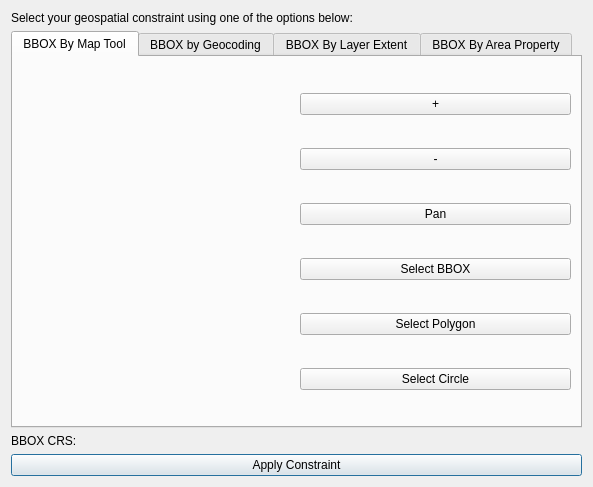
<?xml version="1.0" encoding="UTF-8"?>
<ui version="4.0">
 <class>BBOXDialog</class>
 <widget class="QDialog" name="BBOXDialog">
  <property name="geometry">
   <rect>
    <x>0</x>
    <y>0</y>
    <width>593</width>
    <height>487</height>
   </rect>
  </property>
  <property name="windowTitle">
   <string>Geospatial Constraint Selection Dialog</string>
  </property>
  <property name="windowIcon">
   <iconset resource="../../resources.qrc">
    <normaloff>:/icons/resources/icons/bboxicon.png</normaloff>:/icons/resources/icons/bboxicon.png</iconset>
  </property>
  <layout class="QGridLayout" name="gridLayout_2">
   <item row="1" column="1">
    <widget class="QPushButton" name="b1">
     <property name="text">
      <string>Apply Constraint</string>
     </property>
    </widget>
   </item>
   <item row="0" column="1">
    <layout class="QGridLayout" name="gridLayout">
     <item row="10" column="0">
      <widget class="QLabel" name="bboxCRSLabel">
       <property name="text">
        <string>BBOX CRS:</string>
       </property>
      </widget>
     </item>
     <item row="0" column="0">
      <widget class="QLabel" name="label">
       <property name="text">
        <string>Select your geospatial constraint using one of the options below:</string>
       </property>
      </widget>
     </item>
     <item row="1" column="0" colspan="3">
      <widget class="QTabWidget" name="tabWidget">
       <property name="currentIndex">
        <number>0</number>
       </property>
       <widget class="QWidget" name="tabWidgetPage1">
        <attribute name="title">
         <string>BBOX By Map Tool</string>
        </attribute>
        <layout class="QGridLayout" name="gridLayout_3">
         <item row="0" column="1">
          <widget class="QPushButton" name="zoomIn">
           <property name="text">
            <string>+</string>
           </property>
          </widget>
         </item>
         <item row="3" column="1">
          <widget class="QPushButton" name="selectButton">
           <property name="text">
            <string>Select BBOX</string>
           </property>
          </widget>
         </item>
         <item row="5" column="1">
          <widget class="QPushButton" name="selectCircle">
           <property name="text">
            <string>Select Circle</string>
           </property>
          </widget>
         </item>
         <item row="1" column="1">
          <widget class="QPushButton" name="zoomOut">
           <property name="text">
            <string>-</string>
           </property>
          </widget>
         </item>
         <item row="2" column="1">
          <widget class="QPushButton" name="panButton">
           <property name="text">
            <string>Pan</string>
           </property>
          </widget>
         </item>
         <item row="4" column="1">
          <widget class="QPushButton" name="selectPolygon">
           <property name="text">
            <string>Select Polygon</string>
           </property>
          </widget>
         </item>
         <item row="0" column="0" rowspan="6">
          <widget class="QgsMapCanvas" name="map_canvas" native="true"/>
         </item>
        </layout>
       </widget>
       <widget class="QWidget" name="tabWidgetPage2">
        <attribute name="title">
         <string>BBOX by Geocoding</string>
        </attribute>
        <layout class="QGridLayout" name="gridLayout_4">
         <item row="0" column="1">
          <widget class="QLineEdit" name="geocodeSearch"/>
         </item>
         <item row="1" column="0" colspan="4">
          <widget class="QgsMapCanvas" name="map_canvas_geocoding" native="true"/>
         </item>
         <item row="0" column="3">
          <widget class="QPushButton" name="geocodeSearchButton">
           <property name="text">
            <string>Search</string>
           </property>
          </widget>
         </item>
         <item row="0" column="0">
          <widget class="QLabel" name="searchPlace">
           <property name="text">
            <string>Search Place:</string>
           </property>
          </widget>
         </item>
         <item row="0" column="2">
          <widget class="QComboBox" name="geocoderSelection">
           <item>
            <property name="text">
             <string>Nominatim</string>
            </property>
           </item>
          </widget>
         </item>
        </layout>
       </widget>
       <widget class="QWidget" name="tabWidgetPage3">
        <attribute name="title">
         <string>BBOX By Layer Extent</string>
        </attribute>
        <layout class="QGridLayout" name="gridLayout_5">
         <item row="2" column="0" colspan="2">
          <widget class="QgsMapCanvas" name="map_canvas_layerextent" native="true"/>
         </item>
         <item row="0" column="0">
          <widget class="QLabel" name="chooseLayerLabel">
           <property name="text">
            <string>Choose Layer Extent:</string>
           </property>
          </widget>
         </item>
         <item row="0" column="1">
          <widget class="QgsMapLayerComboBox" name="chooseBBOXLayer"/>
         </item>
        </layout>
       </widget>
       <widget class="QWidget" name="tabWidgetPage4">
        <attribute name="title">
         <string>BBOX By Area Property</string>
        </attribute>
         <layout class="QGridLayout" name="gridLayout_6">
          <item row="0" column="1">
           <widget class="QComboBox" name="areaPropertyComboBox"/>
          </item>
          <item row="1" column="1">
           <widget class="QComboBox" name="areaPropertySelectedConceptComboBox"/>
          </item>
          <item row="1" column="0">
           <widget class="QLabel" name="areaPropertySelectedConcept">
            <property name="text">
             <string>Selected Concept:</string>
            </property>
           </widget>
          </item>
          <item row="0" column="0">
           <widget class="QLabel" name="areaPropertyLabel">
            <property name="text">
             <string>Area Property:</string>
            </property>
           </widget>
          </item>
          <item row="2" column="1">
           <widget class="QPushButton" name="pushButton">
            <property name="text">
             <string>Test Amount of Applicable Instances</string>
            </property>
           </widget>
          </item>
          <item row="2" column="0">
           <widget class="QLabel" name="amountOfApplicableInstancesResult">
            <property name="text">
             <string/>
            </property>
           </widget>
          </item>
         </layout>
        </widget>
      </widget>
     </item>
     <item row="10" column="1" colspan="2">
      <widget class="QgsProjectionSelectionWidget" name="crsdialog"/>
     </item>
    </layout>
   </item>
  </layout>
 </widget>
 <customwidgets>
  <customwidget>
   <class>QgsMapLayerComboBox</class>
   <extends>QComboBox</extends>
   <header>qgsmaplayercombobox.h</header>
  </customwidget>
  <customwidget>
   <class>QgsProjectionSelectionWidget</class>
   <extends>QWidget</extends>
   <header>qgsprojectionselectionwidget.h</header>
  </customwidget>
  <customwidget>
   <class>QgsMapCanvas</class>
   <extends>QWidget</extends>
   <header>qgis.gui</header>
   <container>1</container>
  </customwidget>
 </customwidgets>
 <resources>
 </resources>
 <connections/>
</ui>
